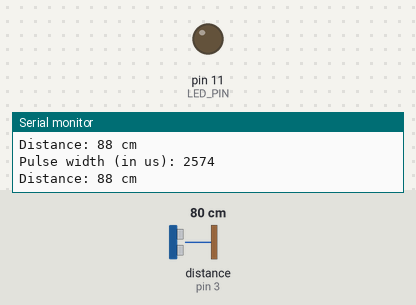
Simulated run of this sketch. Board: Arduino Nano, built with avr-gcc and run on an emulated ATmega328P. Parts: output pins drawn as LEDs (lit = HIGH), the last lines printed to the serial monitor. Wiring (inferred from the names in the program): ultrasonic range finder: trigger pin 13; echo pin 3. The inputs (shaded band) are chosen by the test bench; at power-on: distance to the obstacle (sensor on pin 3) 80 cm. The echo pulse lasts 58.3 µs per cm; pins used as bus, display or sensor lines are not drawn.

Above: at 1.4 s.
1.5 s: distance to the obstacle (sensor on pin 3) set to 2 cm
At 3.1 s:
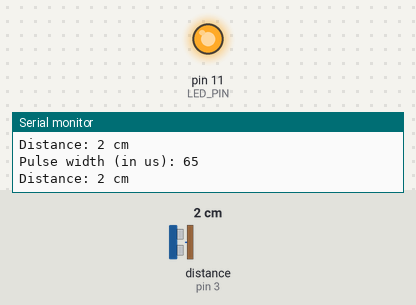
3.4 s: distance to the obstacle (sensor on pin 3) set to 18 cm
At 4.6 s:
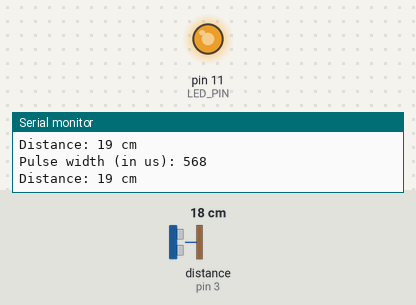
5.3 s: distance to the obstacle (sensor on pin 3) set to 19 cm
At 5.8 s:
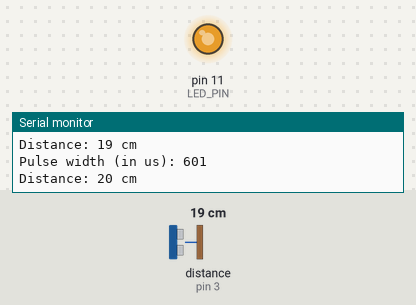
Timing chart, 0 to 14.6 s (numbered marks = the images above; inputs shaded):
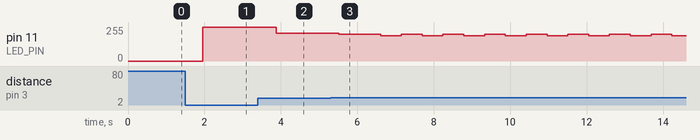

Measured:
- after the input at 1.5 s, pin 11 (LED_PIN): 0/255 → 255/255 after 0.46 s
- after the input at 3.4 s, pin 11 (LED_PIN): 255/255 → 209/255 after 0.48 s
- after the input at 5.3 s, pin 11 (LED_PIN): 209/255 → 200/255 after 0.22 s, then repeats every 1.1 s: 191/255 0.54 s, 200/255 0.54 s

The sketch:

US_Sensor_A1.ino
```cpp
#ifndef F_CPU
#define F_CPU 16000000UL //UL = unsigned long
#endif
// the brightness needs to be reversed and the LED light dosent flash
#define BAUD 9600UL
#define UBRR ((F_CPU)/((BAUD)*(16UL))-1) // 104 datasheet

#include <avr/interrupt.h>
#include <avr/io.h>
#include <util/delay.h>
#include <stdlib.h>
#include <stdio.h>
//#include "US_ver2.h"

//P13 on board
#define TRIG_PIN PB5
#define ECHO_PIN PD3

//P6 did not work


/*Control the LED D3*/
#define LED_PIN PB3             // OC2A = digital pin 15, Controller board = P6
/* Toggle once out of range e.g 12 - 46 cm*/
#define LED_L PB5      // 'L' LED = digital pin 13

/* PIND -> input reg of D reg*/
volatile uint32_t distance = 0;
volatile uint32_t pulse_width = 0;
//Distance thresholds (in cm)
const float min_distance = 14.0;
const float max_distance = 42.0;

const uint32_t min_pulse = 411;     // Closest object 14 * 58 cm (distance * 58) time of flight sound (411)
const uint32_t max_pulse = 1233;    // Furthest object 42 * 58 cm (1233)

//LED brightness range (8bit PWM)
const int min_brightness = 0;   // approx 0%
const int max_brightness = 255;  // 100%


//ultrasonic initialized, this function sets up our pins for our ultrasonic sensor
void US_init(){
  DDRB |= (1 << TRIG_PIN); // Set TRIG_PIN as output
  DDRD &= ~(1 << ECHO_PIN); // Set ECHO_PIN as input
} //end of US_init
//initialize uart, this function enables serial data transmission bu enabling the CPU to send serial data through the tx pin using the UART hardware
void uart_init(){
 UBRR0H = (uint8_t)((UBRR)>>8);
 UBRR0L = (uint8_t)UBRR;
 UCSR0B |= (1 << TXEN0); //Only TX enabled
 UCSR0C = (3 << UCSZ00); //8bit 1 stop no parity (look at datasheet) 8N1
}//end of uart_init

//this function gives us the ability to send one character at a time to printout
void uart_send_reading(char data){
  while (!(UCSR0A & (1 << UDRE0))); //buffer is empty then sends
    UDR0 = data;
}//end of uart send reading

//this functon reccursively calls uart_send_reading to send a combination of characters which become a string.
void uart_string(const char* str) {
	while (*str) { // while string not empty
		uart_send_reading(*str++); //send string to transmission fx UART
	}
}//end of uart string

//Trigger a pulse through PB5 Trigger Pin
void trigger_pulse(){
    PORTB &= ~(1 << TRIG_PIN); //sets trigger pin to low, this ensure our high pulse will have a rising edge
	  _delay_us(2);
    PORTB |= (1 << TRIG_PIN); //sets trigger pin to high, to send pulse
    _delay_us(10); //if the signal is to short, sensor might ignore it, we add a delay to make sure that does not happen
    PORTB &= ~(1 << TRIG_PIN); //low
}//end of trigger pulse

//Determine the Pulse Length / duration in microsecond (us)s
uint32_t pulse_length(){
	long duration = 0;
	while (!(PIND & (1 << ECHO_PIN))); //isolate PD2
	while (PIND & (1 << ECHO_PIN)) {
		duration++; //increments duration which represents how long it takes before the pulse comes back to the echo pin
		_delay_us(1);
    if(duration == 40000){ //arbitrary number, for our purposes, 40 000 would be over 6 meters which is not currently necessary,
      return duration;
    }

	}
	return duration;
} //end of pulse_length

//Get distance, return distance in (cm)
uint32_t getterDistance(uint32_t pulseVal){ //using the duration from pulse_length(), convert that into a distance using a formula
  uint32_t time_us = pulseVal; // 0.5us per tick
  return (uint32_t)(time_us / 29);
} //end of getDistance


//PWM Setup on the LED_PIN so the micro controller can control the brightness
void pwm_init(void) {
    DDRB |= (1 << LED_PIN);  //LED pin as output
    TCCR2A = (1 << COM2A1) | (1 << WGM21) | (1 << WGM20);
    TCCR2B = (1 << CS22);    //Prescale to 64 -> 16Mhz/64 -> 250Khz, this slows the clock cycle so the PWM signals happens at a speed that the LED light can respond to
}
//this function will be used to control the brightness of our LED, OCR2A is a 8 bit register, if its 0 the brightness will be 0, at 128 it'll be 50%, and 255 it will be 100%
void set_pwm(uint8_t duty_cycle) {
    OCR2A = duty_cycle;

}

//LED control/brightness CHECK THIS
void L_led_control(float distance) { //function to meet blinking condition when sensor is out of range (distance <14 or distance >42)

    if (distance < min_distance || distance > max_distance) {
      _delay_ms(100); //LED and trig share a pin, this delay is to make sure the functions using trig pin do not interfere with our LED blink.
      PORTB ^= (1 << LED_L); //XOR operation (low becomes high becomes low.

    } else {
        PORTB &= ~(1 << LED_L); //clears bits, we want to drive low if the distance condition is not met
    }
}

int calculate_brightness(float distance) { // function that will use distance to linearly increase brightness from 0-255

    if (distance <= min_distance) //edge condition low
        return max_brightness;

    if (distance >= max_distance) //edege condition high
        return min_brightness;

    return max_brightness -
           (max_brightness - min_brightness) * //linearization from 14-42
           (distance - min_distance) /
           (max_distance - min_distance);
}


/* ==MAIN CODE== */
int main(void) {
	//initializes the arduino using functions defined earlier
  US_init();
  uart_init();
  pwm_init();

    char *start = "Starting...\r\n";
      uart_string(start);
  //Init L LED pin
  DDRB |= (1 << LED_L); //init with data direciton reg... output
  char buffer[32];

    while(1){ //will always repeat
          	trigger_pulse();
              pulse_width = pulse_length();
              // Wait for echo to complete (falling edge sets capturing = 0)
              uint32_t distance = getterDistance(pulse_width);

              //p_len = (float)(pulse_width/ (1000.0f));
        //Calculate & setting PWM brightness
        int brightness = calculate_brightness(distance); //get brightness value (0-255)
        set_pwm(brightness); //set brightness
        //Control L LED blink
        L_led_control(distance); //checks distance to see if we need to blink our LED

              //snprintf(buffer, sizeof(buffer), "Pulse width (in ms): %.2f\r\n", p_len);
              //uart_string(buffer);
              snprintf(buffer, sizeof(buffer), "Pulse width (in us): %u\r\n", pulse_width); //printing for debugging and checking accuracy.
              uart_string(buffer);
              snprintf(buffer, sizeof(buffer), "Distance: %lu cm\r\n", distance);
              uart_string(buffer);

              _delay_ms(500); //slows down the program so we can see our print functions

    }
    return 0;
}
```

IRSensor.c
```cpp
#include <stdio.h>
#include <avr/io.h>
#include <avr/interrupt.h>
#include <stdlib.h>
#include <stdbool.h>
#include <string.h>

#define F_CPU 16000000UL  // UL is unsigned, 16Mhz is arduino nano clock rate
#define baud_val 9600UL
// define clock freq for delay function
#include <util/delay.h>

// define pins and limits

//Pins but avr
#define IRPin PC0     // A0
#define mainLED PB3   // 11
#define yloLED PB5    // yellow led (13)

//limits and variables
const uint8_t d2 = 42;
const uint8_t d1 = 14;
uint16_t reading; // to contain 10-bit value from ADCSRA reading macro
float distance;
bool edges_indicator = false;
uint8_t brightness;  // 8 bits unisgned

// If you use an IR sensor, you can set it to a reasonable value, something between 4 and 10 should work well.
#define ADC_sample_max 4


// cpu freq is 16Mhz, desired baud rate is 9600,
// uart baud register rate (ubrr) is 16Mhz(16bits * 9600) - 1 = 103
void uart_init() {
    // setup baud rate (9600)
    UBRR0H = 0;
    UBRR0L = (F_CPU / (16 * baud_val)) - 1;    // ubrr is a 16-bit register, val instde is near 104 (0x0068) so ubbr high is 0
    // Enable uart communication through register B
    UCSR0B = (1 << TXEN0);

    // Set frame format: 8 data bits (Z02, Z01, Z00 are 011 for 8 bits data)
    UCSR0C = (0 << UCSZ02) | (1 << UCSZ01) | (1 << UCSZ00); //format is called 8N1

    // set the pins using the atmel layout
    DDRB |= (1 << mainLED);  // D11 output (PWM LED), OC2A
    DDRB |= (1 << yloLED);   // D13 output (Yellow LED)
    DDRC &= ~(1 << IRPin);   // ADC0 input analog

    // setup ADC controls
    ADMUX = (1 << REFS0); // ADC scaling (reading = Vin/5V x 10), also sets ADC0 as the default adc input channel
    ADCSRA = (1 << ADEN)  // adc enabled
           | (1 << ADPS2) | (1 << ADPS1) | (1 << ADPS0); // prescaler 2^8 = 128, datasheet says adc clock best between 200khz and 50khz, ~125khz here

    // setup PWM
    TCCR2A = (1 << COM2A1) | (1 << COM2A0) // use inverting pwm since arduino nano is active low and inverts the signal
        | (1 << WGM20) | (1 << WGM21); // simple pwm channel (mode 3), 8-bits, counts up only, super simple
    TCCR2B = (1 << CS20) | (1 << CS21); // don't need insanely high pwm clock rate for a LED
}


uint16_t ADC_read(void){  // 10-bit resolution fits in uint16_t
    ADCSRA |= (1 << ADSC);        // flip the adsc bit to start conversion
    while (ADCSRA & (1 << ADSC)); // conversion ongoing
    return ADC;
}


// Printing with uart to serial monitor
void uart_putchar(char c){
    while (!(UCSR0A & (1 << UDRE0))); // Wait until buffer empty
    UDR0 = c;
}

void print_string(const char *str){    // c strings are just arrays of char, need to print one letter at a time
    while (*str)
    {
        uart_putchar(*str);
        str++;  // cycke through the string
    }
}

void print_int(int value){
    char buffer[12];
    itoa(value, buffer, 10);  // convert int to string (base 10) for printing
    print_string(buffer);
}


int main(void) {
  // setup all in this func
  uart_init();

  while(1){
    reading = 0;
    // get multiple data points since the sensor is suceptible to noise
    for(int i = 0; i < ADC_sample_max; i++){
      reading += ADC_read();
    }
    reading = reading/ADC_sample_max;


    // account for false readings below 20, this uses the logic from SharpIR.cpp in the SharpIR ghithub library at https://github.com/qub1750ul/Arduino_SharpIR/blob/master/src/SharpIR.cpp
    // Sensor is GP2Y0A21YK0F, added a layer of protection in case of a very low reading bug
    if (reading > 20) {
      distance = 4800.0 / (reading - 20);
    } else {
      distance = d2;   // force out-of-bounds high, low reading means farther away as per the data sheet
    }


    // account for the edge cases
    if(distance >= d2){
      distance = d2;
      edges_indicator = true; // flash yellow led
    }
    else if(distance <= d1){
      distance = d1;
      edges_indicator = true; // flash yellow led
    }

    // scale the brightness linearly from 14cm to 42cm
    brightness = 255 * ((distance - d1)/(d2-d1));
    // if the brightness ever inverts for some reason, add failsafe to make sure brightness never goes past edges, as brightness is uint8_t
    // ex: brightness = -4 --> becomes brightness = 252


    // control LED brightness for main LED
    OCR2A = brightness;

    // show data
    print_string("ADC reading: ");
    print_int(reading);
    print_string(" | Distance: ");
    print_int((int)distance);
    print_string(" cm | Brightness: ");
    print_int((int)brightness);
    uart_putchar('\n');


    // control blinker

    if(!edges_indicator)
    {
      // distance within bounds
      _delay_ms(1000);
    }else{
      // distance out of bounds
      PORTB |= (1 << yloLED); // set to high
      _delay_ms(500);
      PORTB &= ~(1 << yloLED);  // set to low
      _delay_ms(500);
      edges_indicator = false;
    }

  }

}
```
